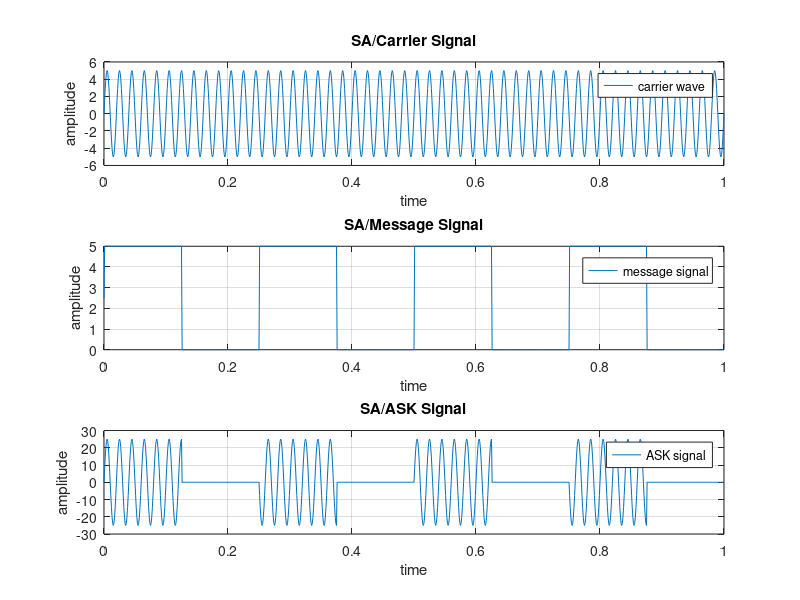

Source code (MATLAB):
clc;
clear all;
close all;

amp = 5;
fp = 4;
fc = 50;
t = 0:0.001:1;

x = amp * sin(2 * pi * fc * t);
subplot(3, 1, 1);
plot(t, x);
grid on;
xlabel("time");
ylabel("amplitude");
title("SA/Carrier Signal");
legend("carrier wave");

% manually create square wave: 0 to amp (like unipolar square)
y = (amp/2) * (sign(sin(2 * pi * fp * t)) + 1);

subplot(3, 1, 2);
plot(t, y);
grid on;
xlabel("time");
ylabel("amplitude");
title("SA/Message Signal");
legend("message signal");

a = x .* y;
subplot(3, 1, 3);
plot(t, a);
grid on;
xlabel("time");
ylabel("amplitude");
title("SA/ASK Signal");
legend("ASK signal");
